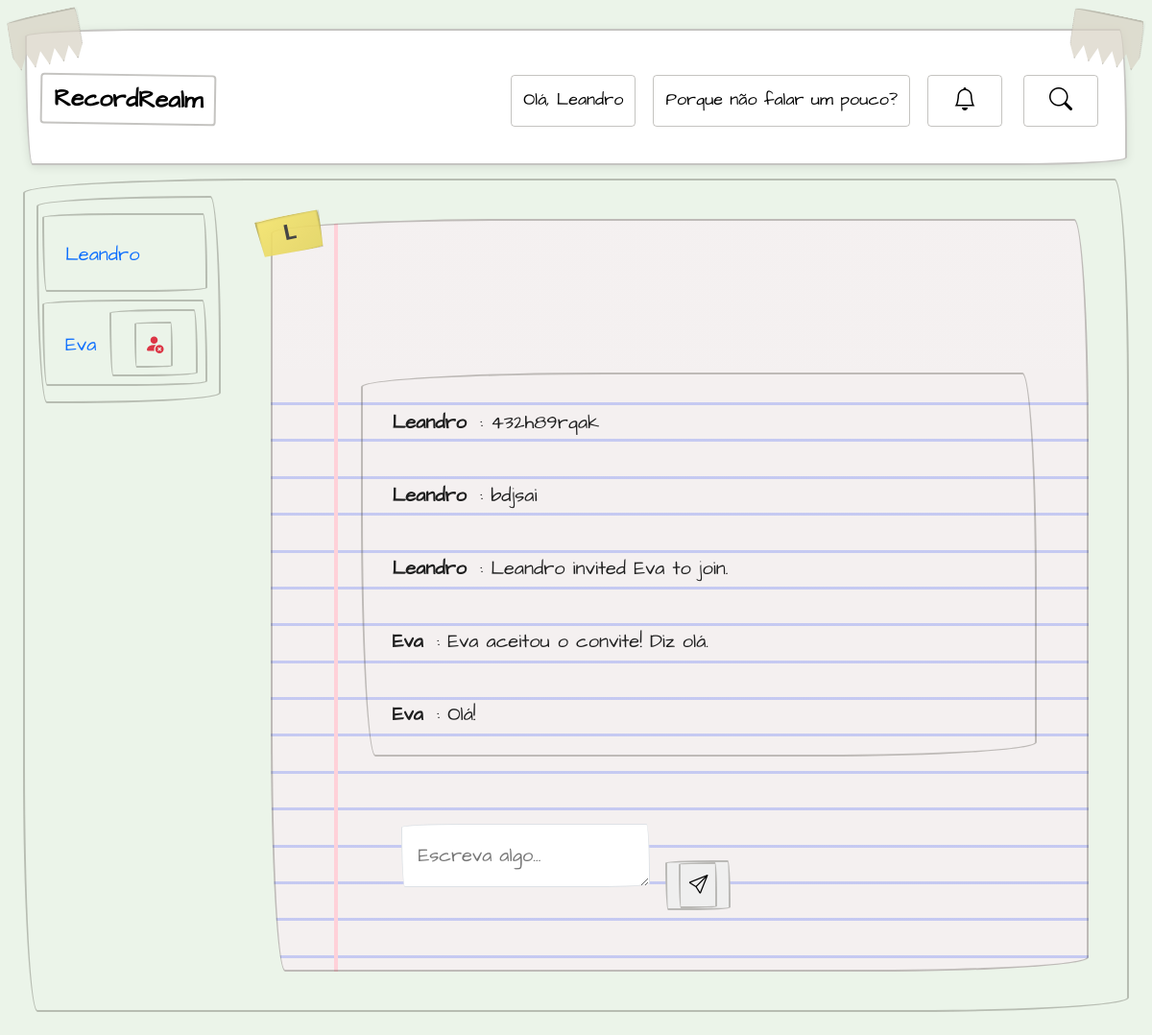
/rooms/l-leandro/ (signed in), run on the app's committed database.
### room/models.py (models this page shows, shortened)
class Room(models.Model):
    name = models.CharField(max_length=23)
    slug = models.SlugField(unique=True, blank=True)
    owner = models.ForeignKey(
        settings.AUTH_USER_MODEL,
        related_name='owned_rooms',
        on_delete=models.CASCADE
    )
    participants = models.ManyToManyField(
        settings.AUTH_USER_MODEL,
        related_name='rooms',
        blank=True
    )
    is_private = models.BooleanField(default=True)

class Message(models.Model):
    room = models.ForeignKey(Room, related_name='messages', on_delete=models.CASCADE)
    user = models.ForeignKey(User, related_name='messages', on_delete=models.CASCADE)
    content = models.TextField()
    date_added = models.DateTimeField(auto_now_add=True)
    class Meta:
        ordering = ('date_added',)

### room/views.py (the view)
# urls.py: path('rooms/<slug:slug>/', views.room_detail, name='room_detail'),
@login_required
def room_detail(request, slug):
    room = get_object_or_404(Room, slug=slug)
    if room.is_private and request.user not in room.participants.all():
        return render(request, 'room/forbidden.html', status=403)
    last_25 = room.messages.order_by('-date_added')[:25]  # newest 25
    messages = reversed(last_25)                         # so the oldest of those 25 is first
    users = room.participants.all()
    return render(request, 'room/room.html', {
        'room': room,
        'messages': messages,
        'users': users,
    })

### room/templates/room/room.html (shortened to what this page needs)
{% extends 'core/base.html' %}
{% block content %}
<div class="chat-container" style="display: flex; gap: 1rem; align-items: flex-start;">
<ul style="list-style: none; padding-left: 0;">
  {% for user in users %}
    <li class="utilizadores" style="margin-bottom: 0.5rem; display: flex; align-items: center; justify-content: space-between;">
      <a href="{% url 'user_info' user.id %}" style="border-color: transparent; text-decoration: none;">{{ user.username }}</a>
      {% if user != request.user and request.user == room.owner %}
        <form method="post" action="{% url 'kick_user' room.slug user.id %}" style="margin: 0;">
          <button type="submit" title="Kick user" class="btn btn-sm btn-outline-danger" style="background: none; border: none; cursor: pointer;">
            <i class="bi bi-person-fill-x"></i>
          </button>
        </form>
      {% endif %}
    </li>
  {% endfor %}
</ul>
  <div class="paper-chat" style="flex: 1; min-width: 0;">
    <h1 class="fita">{{ room.name }}</h1>
    <div id="chat-messages" class="space-y-3" style="max-height: 400px; overflow-y: auto;">
      {% for m in messages %}
        <b class="label">{{ m.user.username }}</b>: {{ m.content }}<br>
      {% endfor %}
    </div>
    <div style="border-color: transparent;">
      <form method="post" action="." id="chat-form" class="relative" style="border-color: transparent;">
        <div style="border-color: transparent;">
          <textarea
            name="content"
            id="chat-message-input"
            class="w-full pr-12 resize-none border rounded-xl p-3"
            placeholder="Escreva algo..."
            autocomplete="off"
            rows="1"
          ></textarea>
          <button
            type="submit"
            id="chat-message-submit"
            class="absolute right-3 top-1/2 -translate-y-1/2 text-teal-600 hover:text-teal-800"
          >
            <i class="bi bi-send text-xl"></i>
          </button>
        </div>
      </form>
    </div>
  </div>
</div>
{% endblock %}

### core/templates/core/base.html (shortened to what this page needs)
{% load static %}
<!DOCTYPE html>
<html>
    <head>
        <link href="https://cdn.jsdelivr.net/npm/bootstrap-icons/font/bootstrap-icons.css" rel="stylesheet">
        <link href="https://cdn.jsdelivr.net/npm/bootstrap@5.3.3/dist/css/bootstrap.min.css" rel="stylesheet">
        <link rel="stylesheet" href="{% static 'css/style.css' %}">
    </head>
    <body>
      <link href="https://cdn.jsdelivr.net/npm/bootstrap-icons/font/bootstrap-icons.css" rel="stylesheet">
      <nav id="tape-wrapper">
        <div class="tape-corner left"></div>
        <div class="tape-corner right"></div>
        <div class="header">
          <a href="/" class="logo">RecordRealm</a>
          <div class="header-right">
            {% if request.user.is_authenticated %}
              <a href="/perfil/">Olá, {{ user.username }}</a>
              <a href="/rooms/">Porque não falar um pouco?</a>
              <a href="{% url 'convite_pendente' %}" class="position-relative me-2" title="Convites Pendentes">
                <i style = "border-color: transparent;" class="bi bi-bell fs-4"></i>
              </a>
              {% else %}
              <a href="/login/">Log in</a>
              <a href="/signup/">Criar Conta</a>
            {% endif %}
            <a href="#" id="search-toggle" title="Pesquisar">
              <i style = "border-color: transparent;"class="bi bi-search fs-4"></i>
            </a>
          </div>
        </div>
      </nav>
        {% block content %}
        {% endblock %}
    </body>
</html>

### core/static/css/style.css (style rules this page uses)
body { background: #ebf4e9; margin: 0; padding: 20px; display: flex; justify-content: center; flex-direction: column; }
*:not(html):not(body) { font-family: 'Handwritten', cursive; font-size: 1.25rem; padding: 0.5rem 0.5rem; margin: .5rem .25rem .25rem; outline: none; border-radius: 255px 15px 225px 15px/15px 225px 15px 255px; border: solid 0.1em #4140344E; }
form { display: flex; flex-direction: column; gap: 10px; }
.label { font-weight: bold; margin-bottom: 5px; border-color: transparent; }
:root { --main-line-color: hsl(234, 62%, 86%); --side-line-color: hsl(350, 100%, 91%); --paper-color: hsl(0, 15%, 95%); --ink-color: hsl(0, 0%, 12%); --line-thickness: 3px; --top-space: 4lh; --pink: #ecb2ba; --pink-dark: #c6939a; --tape-gray: #dbd8be; --tape-edge-gray: #b7b49d; --transparent: rgba(255, 255, 255, 0); }
:root { --tape-gray: #d8d2c4; --tape-edge-gray: #b5b0a6; }
#tape-wrapper { border-color: transparent; position: relative; width: 100%; margin: 0; padding: 0; }
.tape-corner { position: absolute; width: 7vmin; height: 5vmin; background-color: var(--tape-gray); opacity: 0.7; border-left: 1px dotted var(--tape-edge-gray); border-right: 1px dotted var(--tape-edge-gray); box-shadow: 0 2px 6px rgba(0, 0, 0, 0.2); z-index: 3; clip-path: polygon( 0 0, 100% 0, 100% 70%, 90% 100%, 80% 70%, 70% 100%, 60% 70%, 50% 100%, 40% 70%, 30% 100%, 20% 70%, 10% 100%, 0 70% ); }
.tape-corner.left { top: -1.5vmin; left: -1.5vmin; transform: rotate(-12deg) skewX(-3deg); }
.tape-corner.right { top: -1.5vmin; right: -1.5vmin; transform: rotate(12deg) skewX(3deg); }
.header { position: relative; background: white; padding: 20px 10px; z-index: 2; display: flex; justify-content: space-between; align-items: center; flex-wrap: wrap; box-shadow: 0 2px 10px rgba(0, 0, 0, 0.1); }
.header a { color: black; text-align: center; padding: 12px; text-decoration: none; font-size: 18px; line-height: 25px; border-radius: 4px; }
.header a.logo { font-size: 25px; transform: rotate(0.9deg); font-weight: bold; }
.header-right { display: flex; gap: 10px; border-color: transparent; }
.fita { font-size: 1.5rem; position: absolute; top: -15px; left: -20px; padding: 5px 25px; background: linear-gradient(145deg, #f5e36b, #e3d45f); color: #333; font-weight: bold; font-family: 'Courier New', Courier, monospace; box-shadow: inset 0 1px 2px rgba(0,0,0,0.2), 2px 2px 5px rgba(0,0,0,0.3); transform: rotate(-12deg); clip-path: polygon(0 0, 100% 5%, 95% 100%, 5% 95%); opacity: 0.9; border-top: 1px solid rgba(255,255,255,0.7); border-bottom: 1px solid rgba(0,0,0,0.1); z-index: inherit; }
.paper-chat { position: relative; background: var(--paper-color); margin: 2rem; padding: calc(var(--top-space) - 0.5lh) 3rem 1rem 5.5rem; font-size: 1.5rem; line-height: 1.6; color: var(--ink-color); background-image: linear-gradient( 90deg, transparent, transparent 4rem, var(--side-line-color) 4rem, var(--side-line-color) 4.25rem, transparent 4.25rem ), linear-gradient( var(--paper-color), var(--paper-color) var(--top-space), transparent var(--top-space) ), repeating-linear-gradient( transparent, transparent calc(1lh - var(--line-thickness)), var(--main-line-color) calc(1lh - var(--line-thickness)), var(--main-line-color) 1lh, transparent 1lh ); }
#chat-messages { max-height: 600px; overflow-y: auto; padding: 0 1rem; margin-top: 1.5rem; margin-bottom: 1rem; }
#chat-messages b { display: inline-block; margin-bottom: 1rem; }

### data on the page
Room: name "L"
Message: user.username "Leandro", content "432h89rqak"
Message: user.username "Leandro", content "bdjsai"
Message: user.username "Leandro", content "Leandro invited Eva to join."
Message: user.username "Eva", content "Eva aceitou o convite! Diz olá."
Message: user.username "Eva", content "Olá!"

### other printed values
{{ user.username }} "Leandro"
{{ user.username }} "Eva"
